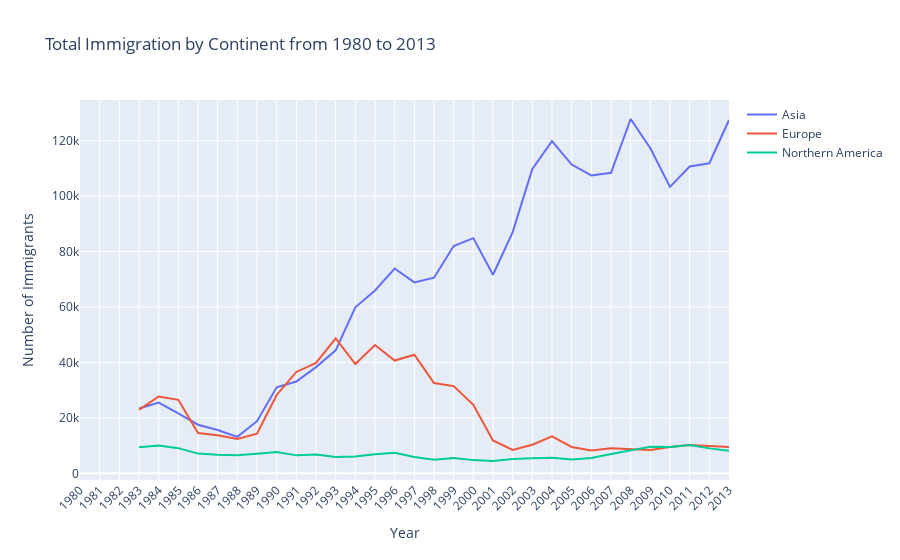

Notebook code cell kept with this figure:
### Code cell
# Group the data by continent and sum the total immigrants
continent_totals = top10.groupby('Continent').sum().sort_values('Total', ascending=False)

# Create a list of x-axis labels
x_labels = [str(year) for year in range(1980, 2014)]

# Create a line chart for each continent
data = []
for continent in continent_totals.index:
    trace = go.Scatter(
        x=x_labels,
        y=continent_totals.loc[continent],
        mode='lines',
        name=continent
    )
    data.append(trace)

# Create the layout for the chart
layout = go.Layout(
    title = 'Total Immigration by Continent from 1980 to 2013',
    xaxis = dict(
        title = 'Year',
        tickangle = -45  # Set the angle of the tick labels to 45 degrees
    ),
    yaxis=dict(title = 'Number of Immigrants')
)

# Create the figure and plot the chart
fig = go.Figure(data = data, layout = layout)
fig.show()

### Figure 1 — Plotly figure (JSON) as saved in the notebook; plotly's stock layout.template omitted (floating-point values rounded to 4 significant figures)
{"data": [{"mode": "lines", "name": "Asia", "type": "scatter", "x": ["1980", "1981", "1982", "1983", "1984", "1985", "1986", "1987", "1988", "1989", "1990", "1991", "1992", "1993", "1994", "1995", "1996", "1997", "1998", "1999", "2000", "2001", "2002", "2003", "2004", "2005", "2006", "2007", "2008", "2009", "2010", "2011", "2012", "2013"], "y": ["IndiaChinaPhilippinesPakistanIran (Islamic Republic of)Sri LankaRepublic of Korea", "Southern AsiaEastern AsiaSouth-Eastern AsiaSouthern AsiaSouthern AsiaSouthern AsiaEastern Asia", "Developing regionsDeveloping regionsDeveloping regionsDeveloping regionsDeveloping regionsDeveloping regionsDeveloping regions", 23400, 25501, 21589, 17533, 15610, 13146, 18807, 31038, 33110, 38310, 44363, 59900, 65966, 73910, 68886, 70570, 82030, 84855, 71654, 87054, 109847, 119850, 111417, 107484, 108452, 127846, 117302, 103362, 110704, 111869, 127490, 115620, 125687, 127557, 2571719]}, {"mode": "lines", "name": "Europe", "type": "scatter", "x": ["1980", "1981", "1982", "1983", "1984", "1985", "1986", "1987", "1988", "1989", "1990", "1991", "1992", "1993", "1994", "1995", "1996", "1997", "1998", "1999", "2000", "2001", "2002", "2003", "2004", "2005", "2006", "2007", "2008", "2009", "2010", "2011", "2012", "2013"], "y": ["United Kingdom of Great Britain and Northern IrelandPoland", "Northern EuropeEastern Europe", "Developed regionsDeveloped regions", 22908, 27726, 26501, 14561, 13758, 12383, 14278, 28268, 36570, 39820, 48708, 39408, 46268, 40680, 42781, 32550, 31458, 24723, 11855, 8399, 10311, 13329, 9493, 8191, 9066, 8663, 8403, 9451, 10246, 9889, 9519, 6924, 6974, 6679, 690741]}, {"mode": "lines", "name": "Northern America", "type": "scatter", "x": ["1980", "1981", "1982", "1983", "1984", "1985", "1986", "1987", "1988", "1989", "1990", "1991", "1992", "1993", "1994", "1995", "1996", "1997", "1998", "1999", "2000", "2001", "2002", "2003", "2004", "2005", "2006", "2007", "2008", "2009", "2010", "2011", "2012", "2013"], "y": ["United States of America", "Northern America", "Developed regions", 9378, 10030, 9074, 7100, 6661, 6543, 7074, 7705, 6469, 6790, 5892, 6054, 6842, 7435, 5901, 4890, 5515, 4753, 4437, 5196, 5433, 5604, 4948, 5543, 6990, 8394, 9613, 9463, 10190, 8995, 8142, 7676, 7891, 8501, 241122]}], "layout": {"title": {"text": "Total Immigration by Continent from 1980 to 2013"}, "xaxis": {"tickangle": -45, "title": {"text": "Year"}}, "yaxis": {"title": {"text": "Number of Immigrants"}}}}
